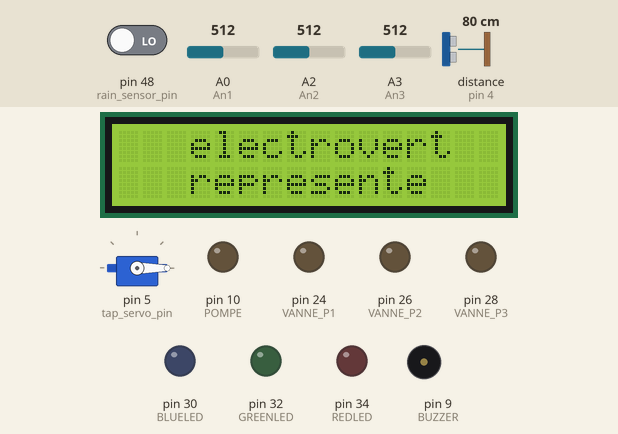
Recording of a sketch running on a simulated Arduino Mega 2560, built with avr-gcc and run on an emulated ATmega2560. Shown: servo, 16×2 character LCD, output pins drawn as LEDs (lit = HIGH), buzzer (waves = sounding, pin HIGH). The inputs (shaded band) are chosen by the test bench; at power-on: pin 48 (rain_sensor_pin) LOW, A0 (An1) = 512, A2 (An2) = 512, A3 (An3) = 512, distance to the obstacle (sensor on pin 4) 80 cm. The echo pulse lasts 58.3 µs per cm; pins used as bus, display or sensor lines are not drawn; what the sketch prints to the serial monitor is not drawn.

Above: at 12.4 s.
18.6 s: pin 48 (rain_sensor_pin) driven HIGH
21.2 s: A0 (An1) set to 535
At 22.2 s:
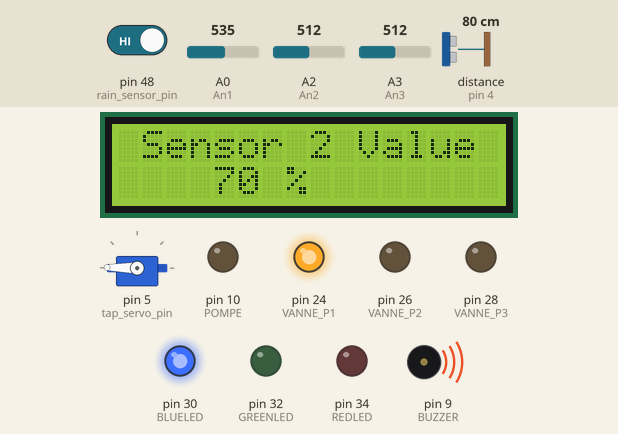
24.1 s: A2 (An2) set to 718
At 24.6 s:
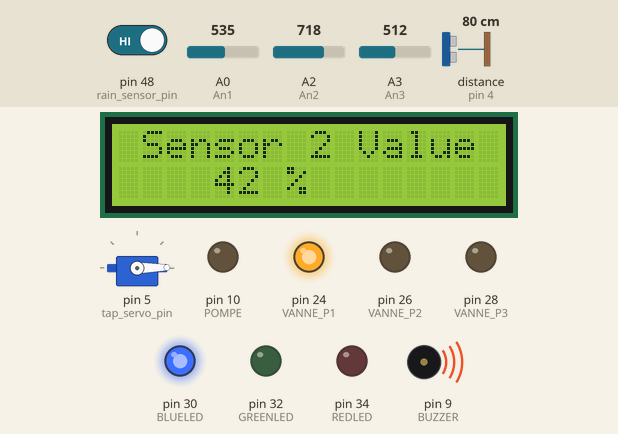
40.2 s: A2 (An2) set to 740
At 41.5 s:
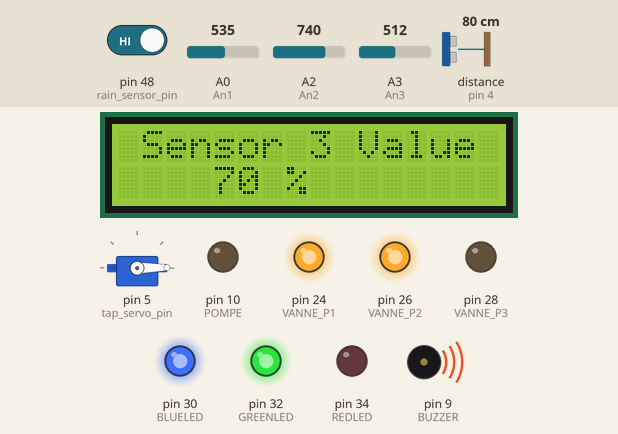
56.8 s: A3 (An3) set to 580
At 64.9 s:
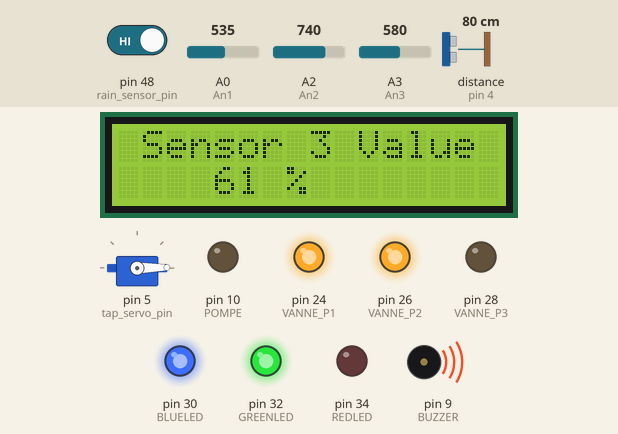
69.2 s: A3 (An3) set to 605
At 70.2 s:
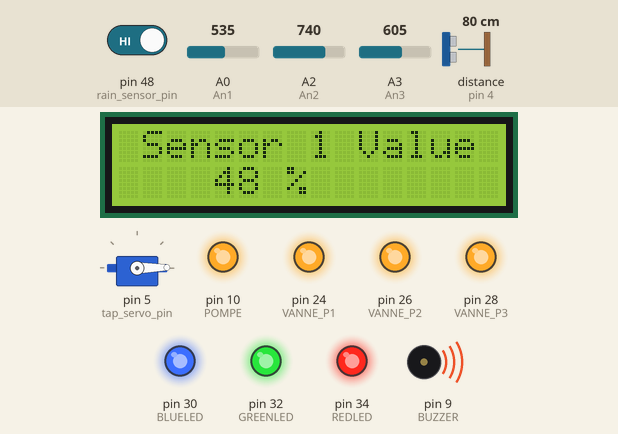
Timing chart, 0 to 72.2 s (numbered marks = the images above; inputs shaded):
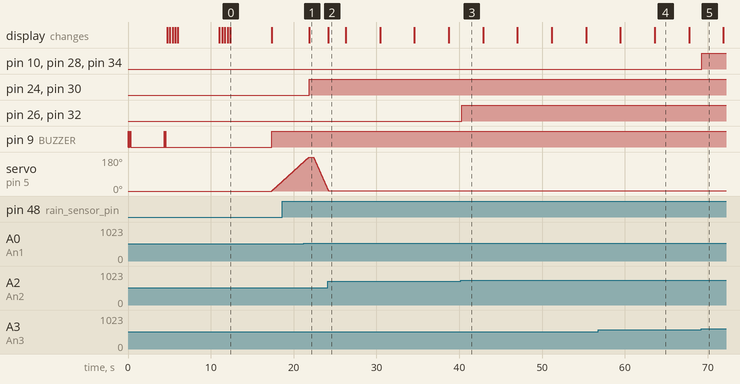

The sketch:

notre_projet_pfe.ino
```cpp
#include <Servo.h>
#include <Wire.h> // I2C library to deal with LCD i2c module
#include <LiquidCrystal_I2C.h> // Driver Library for the LCD Module


// Connections
int trigPin =6; // ultrasonic
int echoPin= 4;
int LED =7;

int rain_sensor_pin = 48;
int tap_servo_pin = 5;

int VANNE_P1 =24; // Valves
int VANNE_P2 =26 ;
int VANNE_P3 =28 ;


int POMPE = 10 ;
int BUZZER = 9;

int BLUELED = 30;
int GREENLED = 32;
int REDLED = 34;


#define ldr A1 // LDR sensor

#define An1 A0 // def d'humidite plantes 1 2 3
#define An2 A2
#define An3 A3


// Objects (Classes)
LiquidCrystal_I2C lcd(0x27, 16, 2);
Servo tap_servo;


// Variables
int outputValue1 ;
int outputValue2 ;
int outputValue3 ;

int value_1=0,mesure_1=0;
int value_2=0,mesure_2=0;
int value_3=0,mesure_3=0;

int valueldr;
int val;
long duration, distance;
int n;
int servo_state;

unsigned long last_millis;

void setup() {

tap_servo.attach(tap_servo_pin);
tap_servo.write(0); // starting Angel

pinMode(rain_sensor_pin,INPUT); // init I/O pins
pinMode(trigPin, OUTPUT);
pinMode(echoPin, INPUT);
pinMode(BLUELED,OUTPUT);
pinMode(GREENLED,OUTPUT);
pinMode(REDLED,OUTPUT);
pinMode(VANNE_P1,OUTPUT);
pinMode(VANNE_P2,OUTPUT);
pinMode(VANNE_P3,OUTPUT);
pinMode(POMPE,OUTPUT);
pinMode(BUZZER,OUTPUT);

digitalWrite(BLUELED,LOW);   // Clear I/O pins
digitalWrite(GREENLED,LOW);
digitalWrite(REDLED,LOW);
digitalWrite(POMPE,LOW);
digitalWrite(VANNE_P1,LOW);
digitalWrite(VANNE_P2,LOW);
digitalWrite(VANNE_P3,LOW);
digitalWrite(BUZZER,HIGH);  delay(50);   // peeb peeb peeb peeb
digitalWrite(BUZZER,LOW); delay(50);
digitalWrite(BUZZER,HIGH);  delay(50);
digitalWrite(BUZZER,LOW); delay(50);
digitalWrite(BUZZER,HIGH);  delay(50);
digitalWrite(BUZZER,LOW); delay(50);
digitalWrite(BUZZER,HIGH);  delay(50);
digitalWrite(BUZZER,LOW); delay(50);

  delay(4000);

digitalWrite(BUZZER,HIGH);  delay(50);   // peeb peeb
digitalWrite(BUZZER,LOW); delay(50);
digitalWrite(BUZZER,HIGH);  delay(50);
digitalWrite(BUZZER,LOW); delay(50);


last_millis = millis();


Serial.begin(9600);
  lcd.init(); // Initialize the LCD
  lcd.backlight(); // Turn on the LCD backlight
  lcd.begin(16,2);
  for(int i= 0; i<= 3; i++)
{
  lcd.clear();
  lcd.setCursor(i,0);
  lcd.print("Welcome to");
  delay(300);

  lcd.setCursor(0,1);
  lcd.print("   EST MEKNES");
 }
  delay(5000);
    for(int i= 0; i<= 3; i++)
{
  lcd.clear();
  lcd.setCursor(i,0);
  lcd.print("electrovert");
  delay(300);

  lcd.setCursor(0,1);
  lcd.print("   represente");
 }
  delay(5000);
lcd.clear();
 }
void loop() {

measure_ultrasonic();

if(distance > 20){ // turn buzzer on when the water level is low (so the distance between sensor and water more than 20 cm)
    digitalWrite(LED ,HIGH);
    digitalWrite(BUZZER,HIGH);
  }
else {
    digitalWrite( LED,LOW);
    digitalWrite(BUZZER,LOW);
  }

val = digitalRead(rain_sensor_pin); // measure rain sensor on D0 pin
if (val==1 && servo_state==1) servo_open(); // dry
else   if (val==0 && servo_state==0) servo_close(); // rain

measure_plantes(); // soil moisture sensors

  if(mesure_1<50){
    digitalWrite(BLUELED,HIGH);
    digitalWrite(POMPE,HIGH);
    digitalWrite(VANNE_P1,HIGH);
  }
  else {
    digitalWrite(BLUELED,LOW);
    digitalWrite(POMPE,LOW);
    digitalWrite(VANNE_P1,LOW);
  }

  if(mesure_2<40){
    digitalWrite(GREENLED,HIGH);
    digitalWrite(POMPE,HIGH);
    digitalWrite(VANNE_P2,HIGH);
  }
  else{
    digitalWrite(GREENLED,LOW);
    digitalWrite(POMPE,LOW);
    digitalWrite(VANNE_P2,LOW);
  }

  if(mesure_3<60){
    digitalWrite(REDLED,HIGH);
    digitalWrite(POMPE,HIGH);
    digitalWrite(VANNE_P3,HIGH);
  }
  else{
    digitalWrite(REDLED,LOW);
    digitalWrite(POMPE,LOW);
    digitalWrite(VANNE_P3,LOW);
  }

if(millis() > (last_millis + 4000)){ // 4000 is the time for each sensor to display ( 4 seconds)

if(n<2) n++; // counter for 3 screens
else n=0;
LCD_display(n);
last_millis = millis() ;
}

value_display(n);
delay(500);
}

void LCD_display(int k){
lcd.setCursor(0,0);

if(k==0)      lcd.print(" Sensor 1 Value ");
else if(k==1) lcd.print(" Sensor 2 Value ");
else if(k==2) lcd.print(" Sensor 3 Value ");
}

void value_display(int j){
lcd.setCursor(4,1);

if(j==0)      lcd.print(mesure_1);
else if(j==1) lcd.print(mesure_2);
else if(j==2) lcd.print(mesure_3);

lcd.print(" %");
}

void measure_ultrasonic(){
  digitalWrite(trigPin, LOW);
  delayMicroseconds(2);
  digitalWrite(trigPin, HIGH);
  delayMicroseconds(10);
  digitalWrite(trigPin, LOW);
  duration = pulseIn(echoPin, HIGH);
  distance = (duration/2) / 29.1;
  Serial.print("distance = ");
  Serial.print(distance);
  Serial.println(" cm");

}

void measure_plantes(){
value_1=analogRead(An1); // get data from 0 to 1023
value_2=analogRead(An2);
value_3=analogRead(An3);

mesure_1=map(value_1,1023,20,0,100); // scale data to percentage values 0 to 100%
mesure_2=map(value_2,1023,300,0,100);
mesure_3=map(value_3,1023,300,0,100);

// print on Serial monitor
Serial.print("l'humidité de sol 1 = ");
Serial.print(mesure_1);
Serial.print(" %     2 = ");
Serial.print(mesure_2);
Serial.print(" %     3 = ");
Serial.println(mesure_3);

}

void servo_close(){
servo_state = 1;
Serial.println("Rain weather --- Closing servo motor");
for(int i =0; i<180 ; i++)
{tap_servo.write(i);
 delay(25); // this delay determine closing speed (higher delay slower closing)
}
}

void servo_open(){
servo_state = 0;
Serial.println("dry weather ---  opening servo motor");
for(int i =180; i>0 ; i--)
{tap_servo.write(i);
 delay(10); // this delay determine opening speed (higher delay slower opening)
}


}
```

Measured:
- the behaviour switches between 521 and 522 on A0 (An1) (found by bisection; images 0 and 1)
- the behaviour switches between 733 and 734 on A2 (An2) (found by bisection; images 2 and 3)
- the behaviour switches between 589 and 590 on A3 (An3) (found by bisection; images 4 and 5)
- after the input at 21.2 s, pin 24 (VANNE_P1), pin 30 (BLUELED): LOW → HIGH after 0.66 s
- after the input at 40.2 s, pin 26 (VANNE_P2), pin 32 (GREENLED): LOW → HIGH after 0.07 s
- after the input at 69.2 s, pin 10 (POMPE), pin 28 (VANNE_P3), pin 34 (REDLED): LOW → HIGH after 0.08 s
- what the display in image 0 shows lasts 5.0 s, from 12.3 s to 17.3 s
